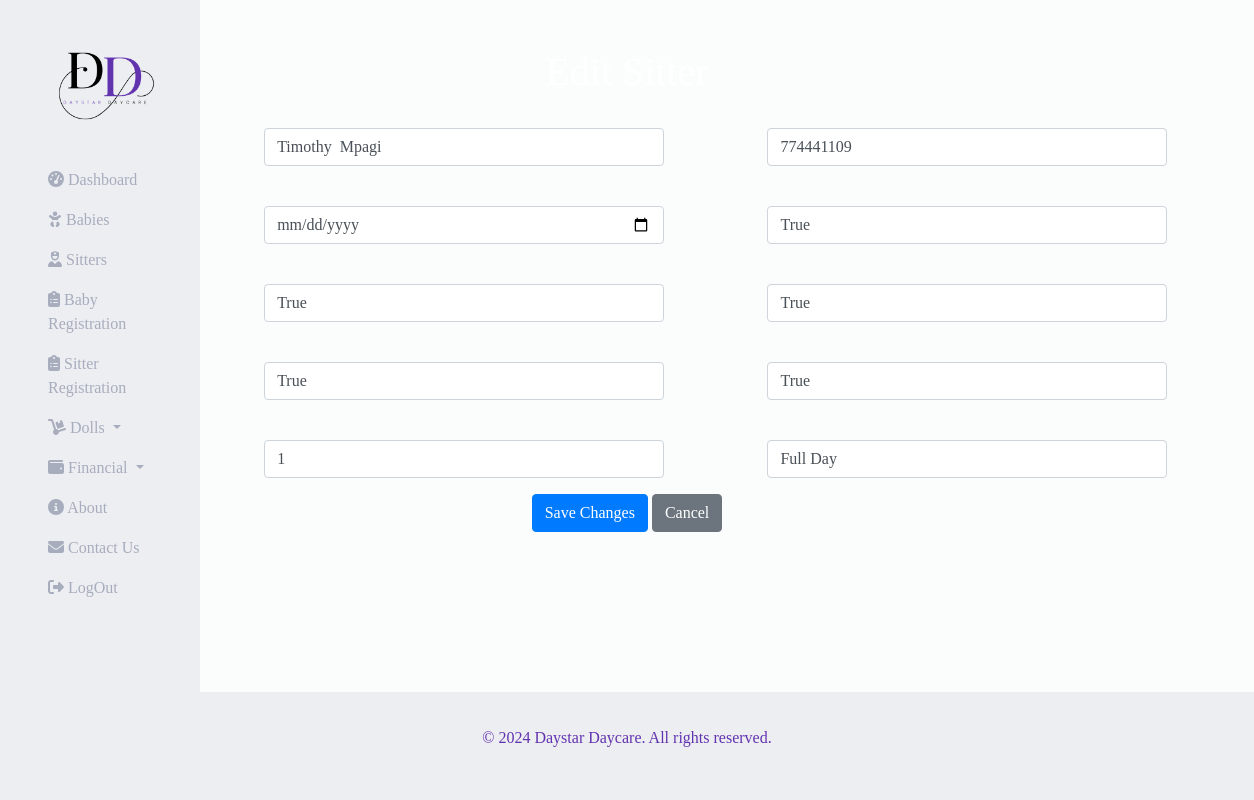
The page /edit_sitter/1/ on the database its author committed.
### daystarApp/models.py (models this page shows, shortened)
class Sitter(models.Model):
    name = models.CharField(max_length=100, null=True, blank=True)
    date_of_birth = models.DateTimeField(null=True, blank=True)
    contact = models.IntegerField(null=True, blank=True)
    location = models.CharField(max_length=100, choices=(('Kabalagala','Kabalagala'), ('','')))
    next_of_kin = models.CharField(max_length=100,)
    contact = models.IntegerField(null=True, blank=True)
    nin = models.CharField(max_length=14)
    recommender_name = models.CharField(max_length=100)
    level_of_education = models.CharField(max_length=100, choices=(("Degree","Degree"), ("Diploma","Diploma"), ("UACE","UACE"), ("UCE","UCE")))
    sitter_number = models.IntegerField()
    category = models.CharField(max_length=8, choices=(("Full Day","Full Day"), ("Half Day","Half Day")))
    timeIn = models.DateField(null=True, blank=True)
    timeOut = models.DateField(null=True, blank=True)

### daystarApp/views.py (the view, shortened to what this page needs)
# urls.py: path('edit_sitter/<int:sitter_id>/', views.edit_sitter, name='edit_sitter'),
def edit_sitter(request, sitter_id):
    sitter = get_object_or_404(Sitter, pk=sitter_id)
    return render(request, 'daystarApp/edit_sitter.html', {'sitter': sitter})

### daystarApp/templates/daystarApp/edit_sitter.html (shortened to what this page needs)
{% extends 'base.html' %}
{% block content %}
<center>
    <div class="container mt-5">
        <h1>Edit Sitter</h1>
        <form method="POST">
            <div class="aside">
            <div class="form-group">
                <input type="text" class="form-control" id="name" name="name" value="{{ sitter.name }}" style="width: 400px;" placeholder="Full Name">
            </div>
            <div class="form-group">
                <input type="text" class="form-control" id="contact" name="contact" value="{{ sitter.contact }}" style="width: 400px;" placeholder="Contact">
            </div>
        </div>
        <div class="aside">
            <div class="form-group">
                <input type="date" class="form-control" id="date_of_birth" name="date_of_birth" value="{{ sitter.date_of_birth }}" style="width: 400px;" placeholder="Date of Birth">
            </div>
            <div class="form-group">
                <input type="text" class="form-control" id="location" name="location" value="{{ sitter.location }}" style="width: 400px;" placeholder="Location">
            </div>
        </div>
        <div class="aside">
            <div class="form-group">
                <input type="text" class="form-control" id="next_of_kin" name="next_of_kin" value="{{ sitter.next_of_kin }}" style="width: 400px;" placeholder="Next of Kin">
            </div>
            <div class="form-group">
                <input type="text" class="form-control" id="nin" name="nin" value="{{ sitter.nin }}" style="width: 400px;" placeholder="Nin">
            </div>
        </div>
        <div class="aside">
            <div class="form-group">
                <input type="text" class="form-control" id="recommender_name" name="recommender_name" value="{{ sitter.recommender_name }}" style="width: 400px;" placeholder="Recommender Name">
            </div>
            <div class="form-group">
                <input type="text" class="form-control" id="level_of_education" name="level_of_education" value="{{ sitter.level_of_education }}" style="width: 400px;" placeholder="Level of Education">
            </div>
        </div>
        <div class="aside">
            <div class="form-group">
                <input type="text" class="form-control" id="sitter_number" name="sitter_number" value="{{ sitter.sitter_number }}" style="width: 400px;" placeholder="Sitter Number">
            </div>
            <div class="form-group">
                <select class="form-control" id="category" name="category" style="width: 400px;">
                    <option value="Full Day" {% if sitter.category == "Full Day" %} selected {% endif %}>Full Day</option>
                </select>
            </div>
        </div>
            <button type="submit" class="btn btn-primary">Save Changes</button>
            <a href="{% url 'result_detail' sitter.id %}" class="btn btn-secondary">Cancel</a>
        </form>
    </div>
</center>
{% endblock %}

### daystarApp/static/css/navbar.css (style rules this page uses)
* { list-style-type: none; margin: 0; padding: 0; }
body { background-color: #edeef22b !important; color: white !important; font-family: Netflix Sans !important; }

### daystarApp/templates/daystarApp/edit_sitter.html (style rules this page uses)
.aside { display: flex !important; width: 100% !important; margin-left: 8% !important; justify-content: space-evenly !important; }

### rows shown on the page
Sitter: name "Timothy Mpagi", contact "774441109", location "True", next_of_kin "True", nin "True", recommender_name "True", level_of_education "True", sitter_number "1", category "Full Day"
